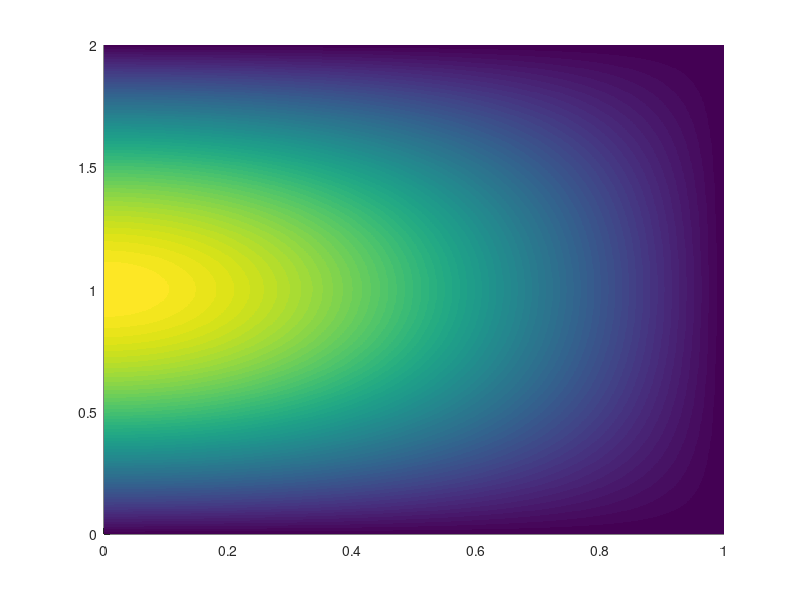

MATLAB code to generate this figure: (Note: this script raises an error after producing the figure.)
clear
close all

T = 1;
H = 2;
ntest = 1000;

alpha_0 = fzero(@(z) besselj(0, z), 3);
% besselj(0, alpha_0); % Should be small

fun = @(r,z)(besselj(0,(alpha_0/T)*r)*sin((pi/H)*z));

rtest = linspace(0,T,ntest);
ztest = linspace(0,H,ntest);
ftest = zeros(length(rtest),length(ztest));
for i = 1:ntest
    for j = 1:ntest
        ftest(i,j) = fun(rtest(i),ztest(j));
    end
end

figure
surf(rtest,ztest,ftest','EdgeColor','none')
view([0,90])
colormap(coolwarm)
colorbar
xlabel('r [cm]')
ylabel('z [cm]')
xlim([0 T])
ylim([0 H])

title('Slice of Finite Cylinder')
